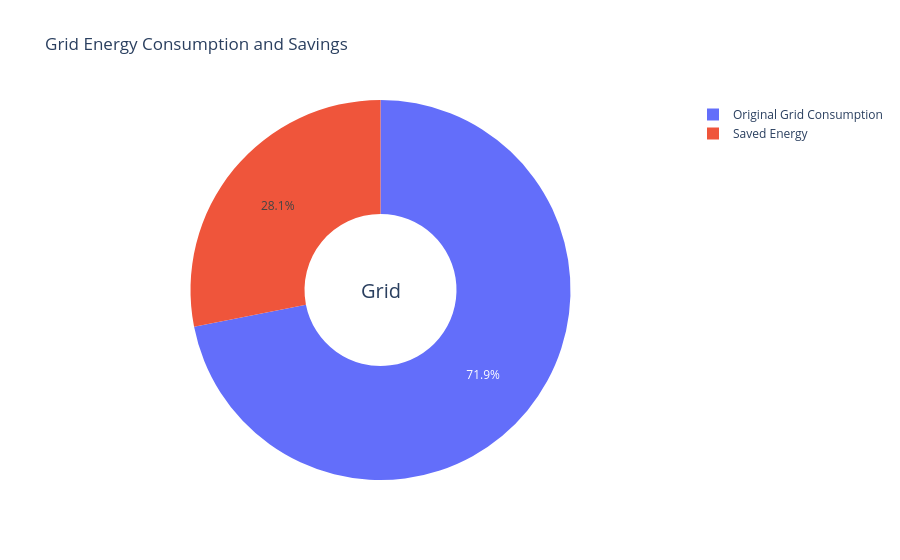

The notebook cell saved with this chart:
### Code cell
import pandas as pd
import plotly.graph_objs as go

interval_hours = 0.5  # 30 minutes per row

# Total grid energy consumption (kWh)
total_grid_original = (df['P_grid_pos'] * interval_hours / 1000).sum()
total_grid_optimal = (optimal_df['P_grid_pos'] * interval_hours / 1000).sum()
energy_saving = total_grid_original - total_grid_optimal
saving_percent = (energy_saving / total_grid_original) * 100 if total_grid_original != 0 else 0

# Table
energy_table = pd.DataFrame({
    'Scenario': ['Original', 'Optimized', 'Saving'],
    'Grid Energy (kWh)': [total_grid_original, total_grid_optimal, energy_saving],
    'Saving (%)': [None, None, saving_percent]
})
print(energy_table)

# Pie chart
labels = ['Original Grid Consumption', 'Saved Energy']
values = [total_grid_optimal, energy_saving]
fig = go.Figure(data=[go.Pie(labels=labels, values=values, hole=0.4)])
fig.update_layout(
    title='Grid Energy Consumption and Savings',
    annotations=[dict(text='Grid', x=0.5, y=0.5, font_size=20, showarrow=False)]
)
fig.show()

### Figure 1 — Plotly figure (JSON) as saved in the notebook; plotly's stock layout.template omitted (floating-point values rounded to 4 significant figures)
{"data": [{"hole": 0.4, "labels": ["Original Grid Consumption", "Saved Energy"], "type": "pie", "values": [14.06, 5.493]}], "layout": {"annotations": [{"font": {"size": 20}, "showarrow": false, "text": "Grid", "x": 0.5, "y": 0.5}], "title": {"text": "Grid Energy Consumption and Savings"}}}
